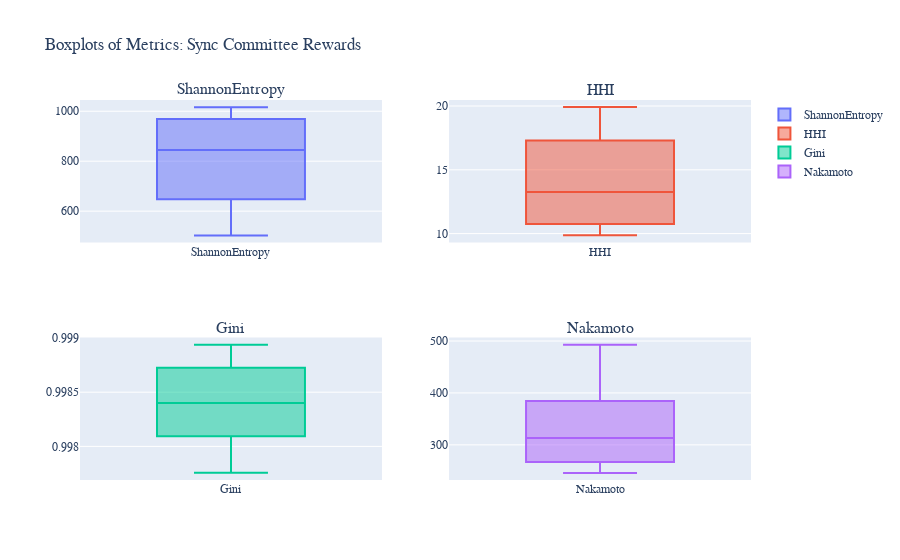

The notebook cell this image was saved under:
### Code cell
import plotly.graph_objects as go
from plotly.subplots import make_subplots
import pandas as pd

# Sample dataframe (replace with your actual dataframe)
df = data.copy()

# Create a 2x2 subplot layout
fig = make_subplots(rows=2, cols=2, subplot_titles=('ShannonEntropy', 'HHI', 'Gini', 'Nakamoto'))
# Add box plots to each subplot
fig.add_trace(go.Box(y=df['ShannonEntropy'], name='ShannonEntropy'), row=1, col=1)
fig.add_trace(go.Box(y=df['HHI'], name='HHI'), row=1, col=2)
fig.add_trace(go.Box(y=df['Gini'], name='Gini'), row=2, col=1)
fig.add_trace(go.Box(y=df['Nakamoto'], name='Nakamoto'), row=2, col=2)

# Explanation with LaTeX
#explanation = r'Note: In this plot, the symbol $\mu$ represents a factor of $10^{-6}$.'

# Update layout for better aesthetics and add explanation
fig.update_layout(
    title='Boxplots of Metrics: Sync Committee Rewards',
    showlegend=True,
    font=dict(family="Courier New, monospace")
)

fig.show()

### Figure 1 — Plotly figure (JSON) as saved in the notebook; plotly's stock layout.template omitted (floating-point values rounded to 4 significant figures)
{"data": [{"name": "ShannonEntropy", "type": "box", "xaxis": "x", "y": [906.5, 757.7, 506.4, 503.6, 750.9, 907.7, 999.5, 1006.0, 943.1, 804.1, 588.6, 503.1, 703.5, 882.6, 983.3, 1012.0, 970.7, 844.5, 647.7, 507.0, 647.1, 840.8, 958.7, 1014.0, 987.3, 886.5, 714.6, 508.7, 581.3, 803.9, 943.3, 1010.0, 999.3, 913.9, 759.4, 524.3, 508.8, 749.2, 907.0, 995.4, 1014.0, 940.4, 809.3, 603.2, 504.9, 691.5, 868.3, 980.1, 1017.0, 968.7, 850.2, 659.9, 509.4, 637.5, 835.6, 952.7, 1010.0, 990.9, 888.3, 718.4, 507.6], "yaxis": "y"}, {"name": "HHI", "type": "box", "xaxis": "x2", "y": [11.98, 15.05, 19.79, 19.9, 15.19, 11.94, 10.17, 10.02, 11.28, 14.09, 18.47, 19.92, 16.17, 12.51, 10.49, 9.902, 10.74, 13.25, 17.3, 19.78, 17.31, 13.34, 10.93, 9.88, 10.41, 12.42, 15.93, 19.7, 18.65, 14.11, 11.3, 9.986, 10.17, 11.84, 15.04, 19.46, 19.67, 15.21, 11.95, 10.22, 9.916, 11.3, 14.02, 18.16, 19.83, 16.43, 12.75, 10.52, 9.86, 10.75, 13.13, 17.04, 19.67, 17.5, 13.44, 11.03, 9.942, 10.35, 12.36, 15.86, 19.74], "yaxis": "y2"}, {"name": "Gini", "type": "box", "xaxis": "x3", "y": [0.9982, 0.9985, 0.9988, 0.9989, 0.9985, 0.9982, 0.9979, 0.9978, 0.9981, 0.9984, 0.9988, 0.9989, 0.9986, 0.9983, 0.998, 0.9978, 0.9981, 0.9984, 0.9987, 0.9989, 0.9987, 0.9984, 0.9981, 0.9978, 0.998, 0.9983, 0.9986, 0.9989, 0.9988, 0.9985, 0.9982, 0.9979, 0.9979, 0.9983, 0.9986, 0.9989, 0.9989, 0.9986, 0.9983, 0.998, 0.9979, 0.9982, 0.9985, 0.9988, 0.9989, 0.9987, 0.9984, 0.9981, 0.9978, 0.9981, 0.9984, 0.9988, 0.9989, 0.9988, 0.9985, 0.9982, 0.9979, 0.9981, 0.9984, 0.9987, 0.9989], "yaxis": "y3"}, {"name": "Nakamoto", "type": "box", "xaxis": "x4", "y": [338, 286, 248, 247, 286, 343, 426, 451, 362, 301, 257, 246, 277, 328, 400, 487, 384, 313, 266, 247, 267, 311, 378, 483, 405, 331, 280, 250, 255, 300, 362, 449, 430, 344, 286, 252, 251, 288, 342, 424, 462, 363, 302, 260, 248, 274, 325, 397, 493, 386, 317, 270, 249, 265, 311, 373, 478, 409, 332, 279, 248], "yaxis": "y4"}], "layout": {"annotations": [{"font": {"size": 16}, "showarrow": false, "text": "ShannonEntropy", "x": 0.225, "xanchor": "center", "xref": "paper", "y": 1, "yanchor": "bottom", "yref": "paper"}, {"font": {"size": 16}, "showarrow": false, "text": "HHI", "x": 0.775, "xanchor": "center", "xref": "paper", "y": 1, "yanchor": "bottom", "yref": "paper"}, {"font": {"size": 16}, "showarrow": false, "text": "Gini", "x": 0.225, "xanchor": "center", "xref": "paper", "y": 0.375, "yanchor": "bottom", "yref": "paper"}, {"font": {"size": 16}, "showarrow": false, "text": "Nakamoto", "x": 0.775, "xanchor": "center", "xref": "paper", "y": 0.375, "yanchor": "bottom", "yref": "paper"}], "font": {"family": "Courier New, monospace"}, "showlegend": true, "title": {"text": "Boxplots of Metrics: Sync Committee Rewards"}, "xaxis": {"anchor": "y", "domain": [0, 0.45]}, "xaxis2": {"anchor": "y2", "domain": [0.55, 1]}, "xaxis3": {"anchor": "y3", "domain": [0, 0.45]}, "xaxis4": {"anchor": "y4", "domain": [0.55, 1]}, "yaxis": {"anchor": "x", "domain": [0.625, 1]}, "yaxis2": {"anchor": "x2", "domain": [0.625, 1]}, "yaxis3": {"anchor": "x3", "domain": [0, 0.375]}, "yaxis4": {"anchor": "x4", "domain": [0, 0.375]}}}
